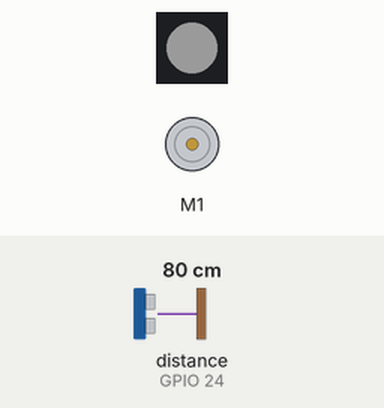
Recording of a program running on a simulated Raspberry Pi (BCM pin numbers). Parts: DC motor (green arrow = forward, orange = backward, longer = faster), 1 RGB LEDs in strip order, left to right. The inputs (shaded band) are chosen by the test bench; at power-on: distance to the obstacle (sensor on GPIO 24) 80 cm. The echo pulse lasts 58.3 µs per cm; dim RGB values are drawn brighter than linear.

Above: at 1.2 s.
1.3 s: distance to the obstacle (sensor on GPIO 24) set to 2 cm
At 2.7 s:
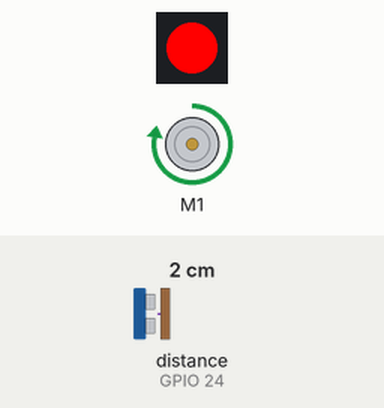
3.0 s: distance to the obstacle (sensor on GPIO 24) set to 18 cm
At 4.1 s:
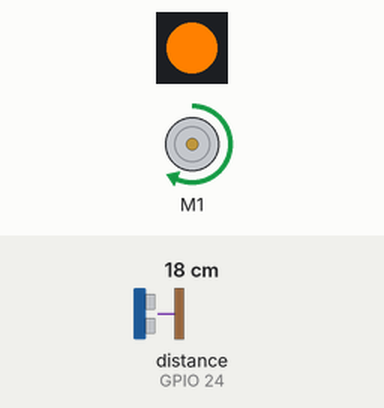
4.7 s: distance to the obstacle (sensor on GPIO 24) set to 35 cm
At 5.5 s:
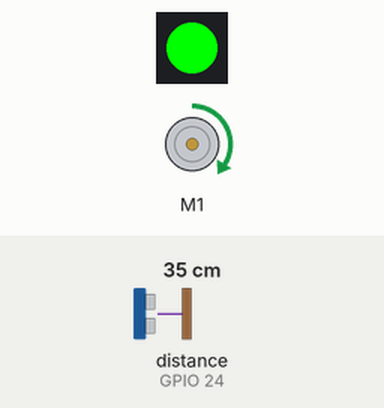
6.4 s: distance to the obstacle (sensor on GPIO 24) set to 4 cm
At 7.8 s:
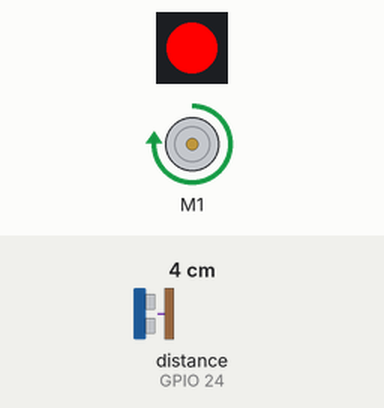
8.1 s: distance to the obstacle (sensor on GPIO 24) set to 9 cm
At 9.0 s:
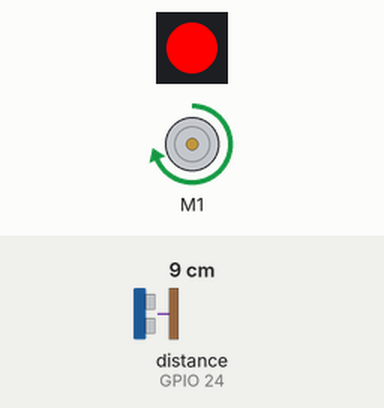
Timing chart, 0 to 10.8 s (numbered marks = the images above; inputs shaded):
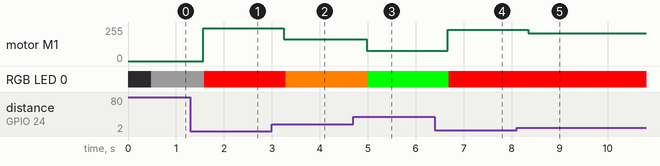

Measured:
- after the input at 1.3 s, motor M1: stopped → forward 245/255 after 0.27 s; RGB LED 0: RGB(26, 26, 26) → RGB(255, 0, 0) after 0.29 s
- after the input at 3.0 s, motor M1: forward 245/255 → forward 163/255 after 0.25 s; RGB LED 0: RGB(255, 0, 0) → RGB(255, 128, 0) after 0.29 s
- after the input at 4.7 s, motor M1: forward 163/255 → forward 77/255 after 0.28 s; RGB LED 0: RGB(255, 128, 0) → RGB(0, 255, 0) after 0.29 s
- after the input at 6.4 s, motor M1: forward 77/255 → forward 235/255 after 0.27 s; RGB LED 0: RGB(0, 255, 0) → RGB(255, 0, 0) after 0.29 s
- after the input at 8.1 s, motor M1: forward 235/255 → forward 209/255 after 0.25 s

The program:

rpi_sonar_motor.py
```python
"""
This project allows you to control the spin of a dc motor using the distance of your hand!

Depending on the distance of you hand from the sensor (up to half a meter), the speed of the motor will change. Also an RGB LED will light up with different colors depending on distance.

Required parts:
- RPI 40-pin GPIO
- Breadboard
- DC motor w/ motor microcontroller (such as L293D)
- Ultrasonic range sensor
- RGB LED
- Battery pack
- Wires and resistors
"""

from gpiozero import DistanceSensor,Motor,RGBLED
from gpiozero.tools import scaled,inverted
from time import sleep

# In meters
sensor_range = 0.5
thresh = sensor_range - 0.01 if sensor_range > 0.01 else 0

sensor = DistanceSensor(echo=24,trigger=23,max_distance=sensor_range,threshold_distance=thresh)
motor = Motor(forward=19,backward=26,enable=13)
led = RGBLED(red=21,green=20,blue=16,active_high=False)

def app():
    motor.source = scaled(inverted(sensor),0,1)
    while True:
        sleep(0.1)
        if sensor.distance < sensor_range * 1/5: led.color = (1,0,0)
        elif sensor.distance < sensor_range * 2/5: led.color = (1,0.5,0)
        elif sensor.distance < sensor_range * 3/5: led.color = (1,1,0)
        elif sensor.distance < sensor_range * 4/5: led.color = (0,1,0)
        elif sensor.distance < sensor_range * 5/5: led.color = (0,0,1)
        else: led.color = (0.1,0.1,0.1)

# Execute
if __name__ == "__main__":
    try: app()
    #Auto-cleanup of gpio
    except Exception as e: print(e)
```
